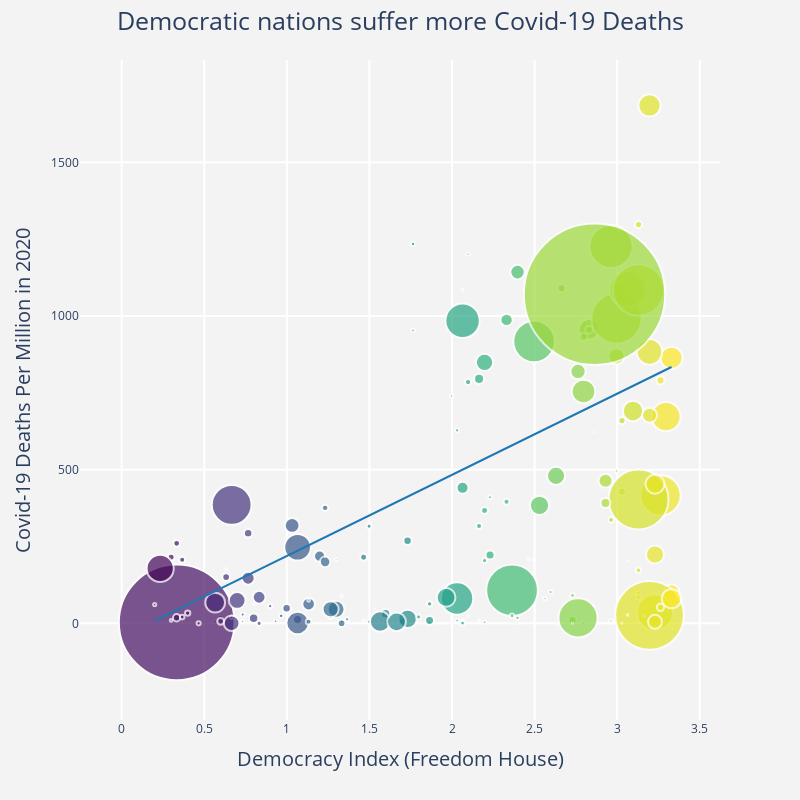

The notebook cell saved with this chart:
### Code cell
fig = px.scatter(df, 
                 x="democracy_fh", 
                 y="total_deaths_per_million",
                 size="total_gdp", 
                 color="democracy_fh",
                 size_max=100)
fig.add_trace(go.Scatter(name='OLS', 
                         x=df['democracy_fh'], 
                         y=line, 
                         mode='lines',
                         marker=go.Marker(color='rgb(31, 119, 180)')))
fig.update_traces(
                  marker = dict(sizemode='area', 
                                line_width=2, 
                               colorscale='Viridis'), 
                 hovertemplate='Country: %{text}' 
                  +  '<br>Democracy: %{x:.1f}' 
                  + '<br>Covid-19 Deaths Per Million: %{y:.1f}', 
                  text = df['countries'])
fig.update_layout(title = dict(text = 'Democratic nations suffer more Covid-19 Deaths',
                               x = 0.5),
                  titlefont = dict(size=25),
                  width = 800, 
                  height=800, 
                  hoverlabel = dict(bgcolor = "white", 
                                    font_size = 16),
                  xaxis=dict(title = 'Democracy Index (Freedom House)',
                             gridcolor = 'white', 
                             gridwidth=2, 
                             titlefont = dict(size=20)
                            ), 
                  yaxis = dict(title = 'Covid-19 Deaths Per Million in 2020',
                               gridcolor = 'white', 
                               gridwidth = 2,
                               titlefont = dict(size=20)
                              ), 
                 paper_bgcolor='rgb(243, 243, 243)', 
                 plot_bgcolor='rgb(243, 243, 243)') 
fig.update_traces(
    marker_coloraxis=None,
    showlegend = False
)
fig.show()
fig.write_html("/Users/ayumis/Desktop/interactive_plot/deaths_english.html")

### Figure 1 — Plotly figure (JSON) as saved in the notebook; plotly's stock layout.template omitted (floating-point values rounded to 4 significant figures; data arrays with more than 128 entries replaced by an {"elided": "..."} marker saying what was removed)
{"data": [{"hovertemplate": "Country: %{text}<br>Democracy: %{x:.1f}<br>Covid-19 Deaths Per Million: %{y:.1f}", "legendgroup": "", "marker": {"color": {"elided": "170 float values"}, "colorscale": [[0, "#440154"], [0.1111, "#482878"], [0.2222, "#3e4989"], [0.3333, "#31688e"], [0.4444, "#26828e"], [0.5556, "#1f9e89"], [0.6667, "#35b779"], [0.7778, "#6ece58"], [0.8889, "#b5de2b"], [1, "#fde725"]], "line": {"width": 2}, "size": {"elided": "170 float values"}, "sizemode": "area", "sizeref": 2.143, "symbol": "circle"}, "mode": "markers", "name": "", "orientation": "v", "showlegend": false, "text": {"elided": "170 str values"}, "type": "scatter", "x": {"elided": "170 float values"}, "xaxis": "x", "y": {"elided": "170 float values"}, "yaxis": "y"}, {"hovertemplate": "Country: %{text}<br>Democracy: %{x:.1f}<br>Covid-19 Deaths Per Million: %{y:.1f}", "marker": {"color": "rgb(31, 119, 180)", "colorscale": [[0, "#440154"], [0.1111, "#482878"], [0.2222, "#3e4989"], [0.3333, "#31688e"], [0.4444, "#26828e"], [0.5556, "#1f9e89"], [0.6667, "#35b779"], [0.7778, "#6ece58"], [0.8889, "#b5de2b"], [1, "#fde725"]], "line": {"width": 2}, "sizemode": "area"}, "mode": "lines", "name": "OLS", "showlegend": false, "text": {"elided": "170 str values"}, "type": "scatter", "x": {"elided": "170 float values"}, "y": {"elided": "170 float values"}}], "layout": {"coloraxis": {"colorbar": {"title": {"text": "democracy_fh"}}, "colorscale": [[0, "#0d0887"], [0.1111, "#46039f"], [0.2222, "#7201a8"], [0.3333, "#9c179e"], [0.4444, "#bd3786"], [0.5556, "#d8576b"], [0.6667, "#ed7953"], [0.7778, "#fb9f3a"], [0.8889, "#fdca26"], [1, "#f0f921"]]}, "height": 800, "hoverlabel": {"bgcolor": "white", "font": {"size": 16}}, "legend": {"itemsizing": "constant", "tracegroupgap": 0}, "margin": {"t": 60}, "paper_bgcolor": "rgb(243, 243, 243)", "plot_bgcolor": "rgb(243, 243, 243)", "title": {"font": {"size": 25}, "text": "Democratic nations suffer more Covid-19 Deaths", "x": 0.5}, "width": 800, "xaxis": {"anchor": "y", "domain": [0, 1], "gridcolor": "white", "gridwidth": 2, "title": {"font": {"size": 20}, "text": "Democracy Index (Freedom House)"}}, "yaxis": {"anchor": "x", "domain": [0, 1], "gridcolor": "white", "gridwidth": 2, "title": {"font": {"size": 20}, "text": "Covid-19 Deaths Per Million in 2020"}}}}
